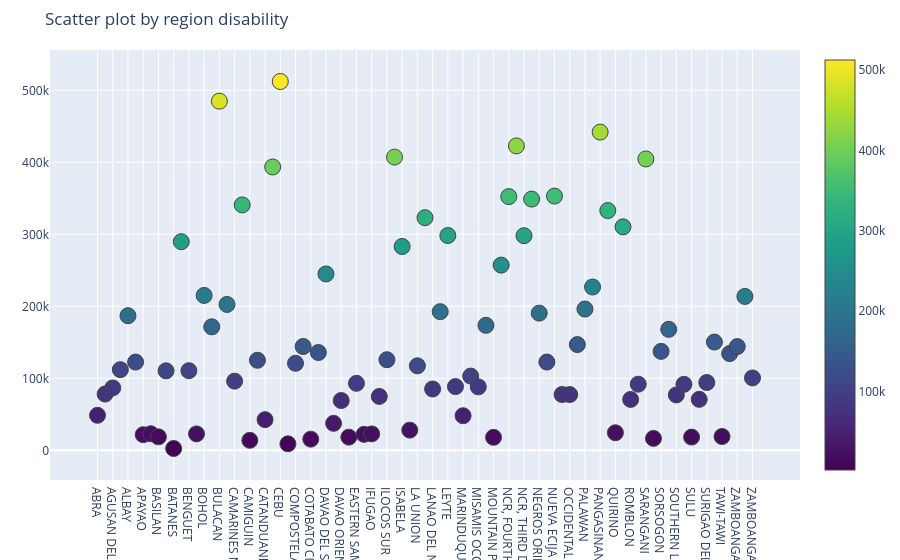

Notebook code for this chart:
### Code cell
#this can be actually be good enough to put in website
prov = (
    df.loc[(df["Sex"] != "Both Sexes")& (df["Status"] != "All") ]
    .groupby(["Province"], 
             as_index=False)["Household Population 5 Years Old and Over with Functional Difficulty"].sum())

figsc=go.Figure()
figsc.add_trace(go.Scatter(x=prov["Province"],
                           y=prov["Household Population 5 Years Old and Over with Functional Difficulty"],
                           mode="markers",  marker_color=prov["Household Population 5 Years Old and Over with Functional Difficulty"],
                           marker=dict(showscale=True ,colorscale='Viridis')))
figsc.update_traces(marker_line_width=1,marker_size=16)
figsc.update_layout(title=dict(text="Scatter plot by region disability"))  
figsc.update_layout(
    margin=dict(autoexpand=False,r=100,l=50,t=50),showlegend=False,autosize=True
                )
figsc

### Figure 1 — Plotly figure (JSON) as saved in the notebook; plotly's stock layout.template omitted (floating-point values rounded to 4 significant figures)
{"data": [{"marker": {"color": [48619, 78094, 86645, 112031, 186974, 122545, 21679, 22963, 18661, 110372, 2495, 289787, 110545, 22805, 215104, 171480, 484980, 202588, 96048, 340857, 13825, 125039, 42599, 393537, 512276, 9020, 120854, 144212, 15452, 135843, 244946, 37425, 69134, 18257, 93027, 22130, 22802, 74813, 125792, 407222, 283122, 28010, 117333, 323079, 85131, 192538, 298347, 88459, 48014, 103059, 88107, 173550, 17989, 257194, 352373, 422824, 298103, 348950, 190526, 122576, 353071, 77481, 77405, 146822, 196211, 226792, 441958, 332985, 24343, 310401, 70631, 91823, 404709, 16523, 137405, 168034, 76896, 91615, 18326, 70763, 94169, 150299, 19148, 134313, 144063, 213730, 100497], "colorscale": [[0, "#440154"], [0.1111, "#482878"], [0.2222, "#3e4989"], [0.3333, "#31688e"], [0.4444, "#26828e"], [0.5556, "#1f9e89"], [0.6667, "#35b779"], [0.7778, "#6ece58"], [0.8889, "#b5de2b"], [1, "#fde725"]], "line": {"width": 1}, "showscale": true, "size": 16}, "mode": "markers", "type": "scatter", "x": ["ABRA", "AGUSAN DEL NORTE", "AGUSAN DEL SUR", "AKLAN", "ALBAY", "ANTIQUE", "APAYAO", "AURORA", "BASILAN", "BATAAN", "BATANES", "BATANGAS", "BENGUET", "BILIRAN", "BOHOL", "BUKIDNON", "BULACAN", "CAGAYAN", "CAMARINES NORTE", "CAMARINES SUR", "CAMIGUIN", "CAPIZ", "CATANDUANES", "CAVITE", "CEBU", "CITY OF ISABELA (NOT A PROVINCE)", "COMPOSTELA VALLEY", "COTABATO (NORTH COTABATO)", "COTABATO CITY (NOT A PROVINCE)", "DAVAO DEL NORTE", "DAVAO DEL SUR", "DAVAO OCCIDENTAL", "DAVAO ORIENTAL", "DINAGAT ISLANDS", "EASTERN SAMAR", "GUIMARAS", "IFUGAO", "ILOCOS NORTE", "ILOCOS SUR", "ILOILO", "ISABELA", "KALINGA", "LA UNION", "LAGUNA", "LANAO DEL NORTE", "LANAO DEL SUR", "LEYTE", "MAGUINDANAO", "MARINDUQUE", "MASBATE", "MISAMIS OCCIDENTAL", "MISAMIS ORIENTAL", "MOUNTAIN PROVINCE", "NCR, FIRST DISTRICT (NOT A PROVINCE)", "NCR, FOURTH DISTRICT (NOT A PROVINCE)", "NCR, SECOND DISTRICT (NOT A PROVINCE)", "NCR, THIRD DISTRICT (NOT A PROVINCE)", "NEGROS OCCIDENTAL", "NEGROS ORIENTAL", "NORTHERN SAMAR", "NUEVA ECIJA", "NUEVA VIZCAYA", "OCCIDENTAL MINDORO", "ORIENTAL MINDORO", "PALAWAN", "PAMPANGA", "PANGASINAN", "QUEZON", "QUIRINO", "RIZAL", "ROMBLON", "SAMAR (WESTERN SAMAR)", "SARANGANI", "SIQUIJOR", "SORSOGON", "SOUTH COTABATO", "SOUTHERN LEYTE", "SULTAN KUDARAT", "SULU", "SURIGAO DEL NORTE", "SURIGAO DEL SUR", "TARLAC", "TAWI-TAWI", "ZAMBALES", "ZAMBOANGA DEL NORTE", "ZAMBOANGA DEL SUR", "ZAMBOANGA SIBUGAY"], "y": [48619, 78094, 86645, 112031, 186974, 122545, 21679, 22963, 18661, 110372, 2495, 289787, 110545, 22805, 215104, 171480, 484980, 202588, 96048, 340857, 13825, 125039, 42599, 393537, 512276, 9020, 120854, 144212, 15452, 135843, 244946, 37425, 69134, 18257, 93027, 22130, 22802, 74813, 125792, 407222, 283122, 28010, 117333, 323079, 85131, 192538, 298347, 88459, 48014, 103059, 88107, 173550, 17989, 257194, 352373, 422824, 298103, 348950, 190526, 122576, 353071, 77481, 77405, 146822, 196211, 226792, 441958, 332985, 24343, 310401, 70631, 91823, 404709, 16523, 137405, 168034, 76896, 91615, 18326, 70763, 94169, 150299, 19148, 134313, 144063, 213730, 100497]}], "layout": {"autosize": true, "margin": {"autoexpand": false, "l": 50, "r": 100, "t": 50}, "showlegend": false, "title": {"text": "Scatter plot by region disability"}}}
